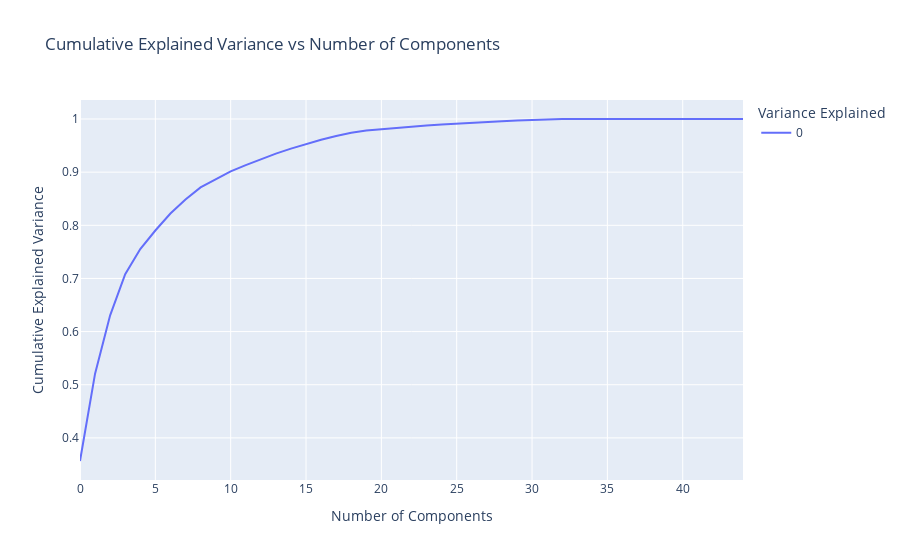

Here is the notebook cell this chart was saved with:
### Code cell
# Visualizing # of Components Needed to Explain Variance
pca = PCA().fit(data)
fig = px.line(
    np.cumsum(pca.explained_variance_ratio_),
    labels={
        "index": "Number of Components",
        "value": "Cumulative Explained Variance",
        "variable": "Variance Explained",
    },
    title="Cumulative Explained Variance vs Number of Components",
)
fig.show()

### Figure 1 — Plotly figure (JSON) as saved in the notebook; plotly's stock layout.template omitted (floating-point values rounded to 4 significant figures)
{"data": [{"hovertemplate": "Variance Explained=0<br>Number of Components=%{x}<br>Cumulative Explained Variance=%{y}<extra></extra>", "legendgroup": "0", "line": {"color": "#636efa", "dash": "solid"}, "marker": {"symbol": "circle"}, "mode": "lines", "name": "0", "orientation": "v", "showlegend": true, "type": "scatter", "x": [0, 1, 2, 3, 4, 5, 6, 7, 8, 9, 10, 11, 12, 13, 14, 15, 16, 17, 18, 19, 20, 21, 22, 23, 24, 25, 26, 27, 28, 29, 30, 31, 32, 33, 34, 35, 36, 37, 38, 39, 40, 41, 42, 43, 44], "xaxis": "x", "y": [0.3565, 0.5208, 0.6307, 0.7081, 0.7552, 0.7902, 0.8222, 0.8485, 0.8712, 0.8866, 0.9013, 0.9131, 0.9243, 0.9348, 0.9443, 0.953, 0.9611, 0.9681, 0.9741, 0.9783, 0.981, 0.9836, 0.9857, 0.9878, 0.9896, 0.9914, 0.9931, 0.9946, 0.9959, 0.9971, 0.9983, 0.9992, 0.9999, 1.0, 1.0, 1.0, 1.0, 1.0, 1.0, 1.0, 1.0, 1.0, 1.0, 1.0, 1.0], "yaxis": "y"}], "layout": {"legend": {"title": {"text": "Variance Explained"}, "tracegroupgap": 0}, "title": {"text": "Cumulative Explained Variance vs Number of Components"}, "xaxis": {"anchor": "y", "domain": [0, 1], "title": {"text": "Number of Components"}}, "yaxis": {"anchor": "x", "domain": [0, 1], "title": {"text": "Cumulative Explained Variance"}}}}
